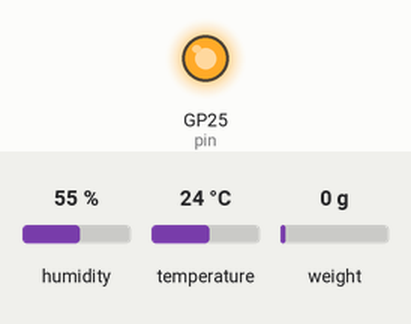
Bench run of a program on a simulated Raspberry Pi Pico running MicroPython. Shown: output pins drawn as LEDs (lit = HIGH). The test bench sets the inputs (shaded band); at power-on: humidity 55 %, temperature 24 °C, weight on the scale 0 g. WiFi joins after 1.5 s; the clock reads 2024-03-15 10:24:30 at power-on unless the program sets it; no MQTT or app messages arrive unless stated; threads take turns every 2 ms; library files of the repository ran but are not shown: hx711.py; pins used as bus, display or sensor lines are not drawn; what the program prints to the serial console is not drawn.

Above: at 3.44 s.
At 23.19 s:
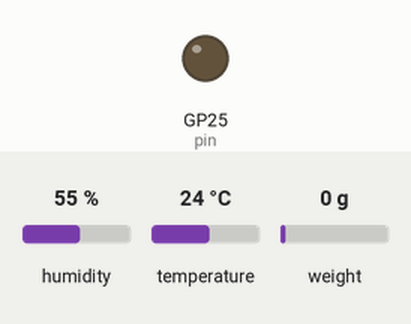
Timing chart, 0 to 23.5 s (numbered marks = the images above):
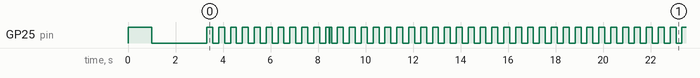

Measured:
- by itself, GP25 (pin): moves between LOW and HIGH, repeating every 15.5 s
- by itself, everything shown: repeats every 2.0 s, in 8 steps

The program:

main.py
```python
from machine import Pin, ADC
from time import sleep
from hx711 import HX711
from onewire import OneWire
from ds18x20 import DS18X20
import utime
import _thread
import machine,dht,math,network,urequests,ntptime,time,json
from machine import WDT
from umqtt.robust import MQTTClient

print("Hello BeeHive")

wdt = WDT(timeout=8388) #timeout is in ms
wdt.feed() #resets countdown

pin = Pin("LED", Pin.OUT)
pin.toggle()
sleep(1)
pin.toggle()
#Config
wifiName = ""
wifiPassword =  "";
mqqtPort = 1883;
mqqtServer = "synology.local";
timeBetweenReadings = 60
beeHiveName = "Hive1"
#if the pin is >0 we will grab ADC Temp as well. On a Pico the port is 4
onBoardAdcTempPin = 4
tempSensorsPins =[
    # {"name": "Middle", "pin": 26},
    # {"name": "Top", "pin": 27},
    # {"name": "Outside", "pin": 28}
]
comboSensorsPins =[
    # {"name": "Entrance", "pin": 7}
     {"name": "Lid", "pin": 7}
]

hasScale = False
scaleDtPin= 9
scaleSckPin= 10

print("Hello, Pi Pico!")
print("BeeHiveCollector v 0.91")

pin_OUT = Pin(scaleDtPin, Pin.IN, pull=Pin.PULL_DOWN)
pin_SCK = Pin(scaleSckPin, Pin.OUT)

hx = HX711(pin_SCK, pin_OUT)


print("Hello, Pi Pico!")

class ComboSensor:
  def __init__(self, name, sensor: DHT22 ):
    self.name = name
    self.sensor = sensor

class D20Sensor:
  def __init__(self, name, sensor: DS18X20,roms ):
    self.name = name
    self.sensor = sensor
    self.roms = roms

def getD20Sensor(name, pin: int):
  try:
    print("Setting up D20 Pin: {} ".format(pin))
    p = Pin(pin)
    print("Starting Scan")
    ds = DS18X20(OneWire(Pin(pin)))
    r = ds.scan()[0]  # the one and only sensor
    print("Scan complete: {} ".format(r))
    return D20Sensor(name,ds,r)
  except Exception as e:
    print(e)

def getComboSensor(name, pin: int):
  print("Setting up Combo Pin: {} ".format(pin))
  p = Pin(pin)
  s = dht.DHT22(p)
  return ComboSensor(name,s)
adc = {}
hx711 = {}


wlan = network.WLAN(network.STA_IF)

wlan.active(True)
def connectWifi():
  if wlan.isconnected():
      print("Already connected to Wifi")
      wdt.feed() #resets countdown
      return 1;

  print("Connecting to Wifi")
  wdt.feed() #resets countdown
  wlan.connect(wifiName, wifiPassword)

  # Wait for connection to establish
  max_wait = 10
  while max_wait > 0:
      if wlan.status() < 0 or wlan.status() >= 3:
              break
      max_wait -= 1
      wdt.feed() #resets countdown
      print('waiting for connection...')
      time.sleep(1)

  # Manage connection errors
  if wlan.status() != 3:
      return 0;
  else:
      print('connected')
      return 1;

while(connectWifi() == 0):
  print("Error connecting to Wifi")
  wdt.feed() #resets countdown
  sleep(5)

#if needed, overwrite default time server
ntptime.host = "1.europe.pool.ntp.org"

try:
  print("Local time before synchronization：%s" %str(time.localtime()))
  #make sure to have internet connection
  wdt.feed() #resets countdown
  ntptime.settime()
  wdt.feed() #resets countdown
  print("Local time after synchronization：%s" %str(time.localtime()))
except:
  print("Error syncing time")

def connectMQTT():
  client = MQTTClient(client_id=bytes(beeHiveName,'utf-8'),
    server=bytes(mqqtServer,'utf-8'),
    port=mqqtPort,
    keepalive=7200,
    ssl=False,
  )

  print("Connecting to MQTT");
  client.connect()
  print("Connected to MQTT");
  return client

wdt.feed() #resets countdown
client = connectMQTT();
wdt.feed() #resets countdown

def publish(topic, value):
  client.publish(topic, value)
  wdt.feed()
  print("publish Done")
submittingDataFailCount = 0;
wifiFailCount = 0
tempSensors = []
comboSensors = []
isSleeping = False


def ReadAndSubmitData():
  global isSleeping
  global wifiFailCount
  while(connectWifi() == 0):
    print("Error connecting to Wifi")
    wifiFailCount = wifiFailCount + 1
    if(wifiFailCount > 10):
      machine.reset();
  wifiFailCount = 0
  client.reconnect()
  hasError = False
  timeRemaining = timeBetweenReadings
  try:
    pin.toggle()
    wdt.feed()
    sensorValues = [];
    print("Starting temp Sensors: {}".format(tempSensors.count));
    for sensor in tempSensors:
      try:
        wdt.feed()
        print("convert_temp");
        sensor.sensor.convert_temp()
        sleep(1)         # wait for results
        print("read_temp");
        wdt.feed()
        temp = sensor.sensor.read_temp(sensor.roms);
        print("sensorValues.append");
        wdt.feed()
        sensorValues.append({"name" : sensor.name, "type": "Temp", "value": temp});
        print("{} Temperature: {}°C  ".format(sensor.name, temp))
        wdt.feed()
      except Exception as e:
        print(e)

    print("Starting combo Sensors");
    for sensor in comboSensors:

      try:
        wdt.feed()
        print("measure");
        sensor.sensor.measure()
        wdt.feed()
        print("temperature");
        temp = sensor.sensor.temperature()
        print("humidity");
        hum = sensor.sensor.humidity()
        sensorValues.append({"name" : sensor.name, "type": "Temp", "value": temp});
        sensorValues.append({"name" : sensor.name, "type": "Humidity", "value": hum});
        wdt.feed()
        print("{} Temperature: {}°C   Humidity: {:.0f}% ".format(sensor.name, temp, hum))
      except Exception as e:
        print(e)
    if onBoardAdcTempPin > 0:
        try:
          wdt.feed()
          print("Onboard Temp Read");
          ADC_voltage = adc.read_u16() * (3.3 / (65535))
          temp = 27 - (ADC_voltage - 0.706)/0.001721
          temp_fahrenheit=32+(1.8*temp)
          sensorValues.append({"name" : "OnBoard", "type": "CPU_Temp", "value": temp});
          print("OnBoard Temperature: {}°C  ".format(temp))
          wdt.feed()
        except Exception as e:
          print(e)

    if(hasScale and hx711.is_ready()):
      try:
        wdt.feed()
        print("Starting Scale");
        units = hx711.get_value(10)
        sensorValues.append({"name" : "Scale", "type": "Weight", "value": units});
        print("Weight: {}g".format(units))
        wdt.feed()
      except Exception as e:
        print(e)
    snapShot = [{
        "time": time.time(),
        "data": {
            "hiveName": beeHiveName,
            "sensors": sensorValues
        }
    }]
    print("We have data, sending request")
    wdt.feed()
    j = json.dumps(snapShot)
    print(j)
    wdt.feed()

    for s in sensorValues:
        publish("{}/{}/{}/".format(beeHiveName, s["name"], s["type"]),str(s["value"]))
        wdt.feed()

    # r = urequests.post("https://api.axiom.co/v1/datasets/{}/ingest".format(dataset), timeout=30, data=j, headers={"Authorization": "Bearer {}".format(authToken), "Content-Type": "application/json"})
    # print(r.text)
    # r.close()

    timeRemaining = 60 - time.localtime()[5]
    print(timeRemaining)
    wdt.feed()
  except Exception as e:
    hasError = True
    print(e)
  if(hasError != True):
    isSleeping = True;
    pin.toggle()
    print("Sleeping for {} seconds".format(timeRemaining))
    sleep(timeRemaining)
  else:
    isSleeping = True;
    sleep(5)
def second_thread():
  print("Hello, Data collection started!")
  sleep(5)

  if(hasScale):
    hx711 =  HX711(scaleDtPin,scaleSckPin);
    # hx711 set_scale(1);
    hx711.tare();
  try:
    print("Setting up Sensors")
    if onBoardAdcTempPin > 0:
        adc = ADC(onBoardAdcTempPin)
    for sensor in tempSensorsPins:
      tempSensors.append(getD20Sensor(sensor["name"], sensor["pin"]))
    for sensor in comboSensorsPins:
      comboSensors.append(getComboSensor(sensor["name"], sensor["pin"]))
  except Exception as e:
      print(e)

  global isSleeping
  global submittingDataFailCount
  while True:
    try:

      isSleeping = False
      ReadAndSubmitData()
      isSleeping = True
      submittingDataFailCount = 0;
    except Exception as e:
      submittingDataFailCount = submittingDataFailCount + 1
      print(e)
      print("Error reading data " + str(submittingDataFailCount) + " times")


_thread.start_new_thread(second_thread, ())


while True:
  pin.toggle()
  utime.sleep(0.25)
  if(isSleeping == True):
    # print("sleeping: So I feed")
    wdt.feed() #resets countdown
  # else:
  #   print("Not sleeping: So I don't feed")
  if(submittingDataFailCount > 5):
    machine.reset();
```
